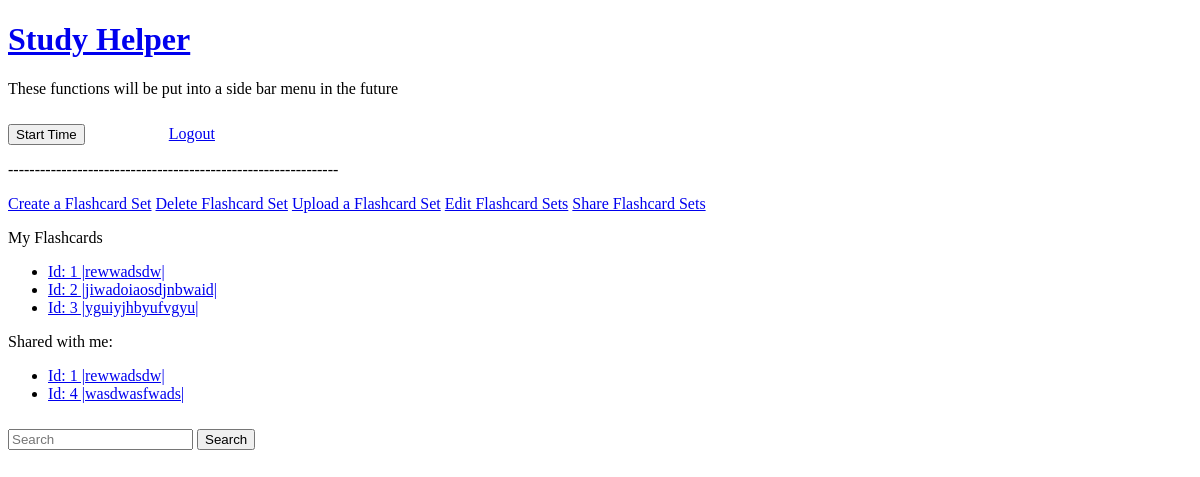
The page /flashcard (signed in) on the database its author committed.
### myapp/models.py (models this page shows)
class Flashcardset(UserMixin, db.Model):
    id = db.Column(db.Integer, primary_key=True)
    author_id = db.Column(db.Integer, db.ForeignKey('user.id'))
    share_id = db.Column(db.Integer)
    name = db.Column(db.String(64), unique=False, index=True)
    cards = db.relationship('Card', backref='set', lazy=True)
    def __repr__(self):
        return f'Id: {self.id} |{self.name}|'

class Flashcardshare(UserMixin, db.Model):
    id = db.Column(db.Integer, primary_key=True)
    flashcard_id = db.Column(db.Integer)
    flashcard_name = db.Column(db.String)
    target = db.Column(db.Integer)
    def __repr__(self):
        flashcard = Flashcardset.query.get(self.flashcard_id)
        return f'Id: {flashcard.id} |{flashcard.name}|'

### myapp/routes.py (the view)
@myapp_obj.route("/flashcard")
@login_required
def display():
    flashcards = Flashcardset.query.filter_by(author_id = current_user.get_id())
    user = User.query.get(current_user.get_id())       #Gets current_user
    share_list = Flashcardshare.query.filter_by(target = user.username)
    return render_template("/flashcard/flashcard_portal.html",
    flashcards = flashcards, share_list = share_list)

### myapp/models.py (called while the page is built)
@login.user_loader
def load_user(id):
    return User.query.get(int(id))

### myapp/templates/flashcard/flashcard_portal.html
{% extends "user/user_menu.html" %}
{% block content %}
<a href="/flashcard/create">Create a Flashcard Set</a>
<a href="/flashcard/delete">Delete Flashcard Set</a>
<a href="/flashcard/upload">Upload a Flashcard Set</a>
<a href="/flashcard/rename">Edit Flashcard Sets</a>
<a href="/flashcard/share">Share Flashcard Sets</a>
<p>My Flashcards</p>
<ul>
{% for cards in flashcards %}
    <li>
    <a href="/flashcard/display/{{ cards.name }}-{{ cards.id }}">{{ cards }}</a>
    </li>
{% endfor %}
</ul>
<p>Shared with me:</p>
<ul>
{% for cards in share_list %}
    <li>
    <a href="/flashcard/display/{{ cards.flashcard_name }}-{{ cards.flashcard_id }}">{{ cards }}</a>
    </li>
{% endfor %}
</ul>
{% endblock %}

### myapp/static/css/pomodoro.css (style rules this page uses)
body { margin: 20; padding: 10; }

### rows shown on the page
Flashcardset: id+name "Id: 1 |rewwadsdw|"
Flashcardset: id+name "Id: 2 |jiwadoiaosdjnbwaid|"
Flashcardset: id+name "Id: 3 |yguiyjhbyufvgyu|"
Flashcardshare: flashcard.name "Id: 1 |rewwadsdw|"
Flashcardshare: flashcard.name "Id: 4 |wasdwasfwads|"
